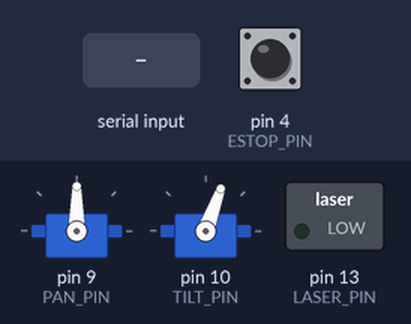
Simulated run of this sketch. Board: Arduino Uno, built with avr-gcc and run on an emulated ATmega328P. Parts: 2 × servo, switched loads named in the sketch (green lamp = pin HIGH). The test bench sets the inputs (shaded band); at power-on: pin 4 (ESTOP_PIN) HIGH. What the sketch prints to the serial monitor is not drawn.

Above: at 1.2 s.
1.3 s: "PAN \n" received over Serial
At 1.9 s:
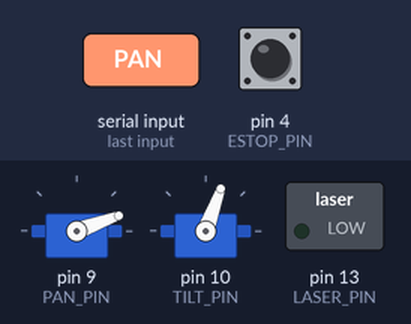
2.8 s: "TILT \n" received over Serial
At 4.0 s:
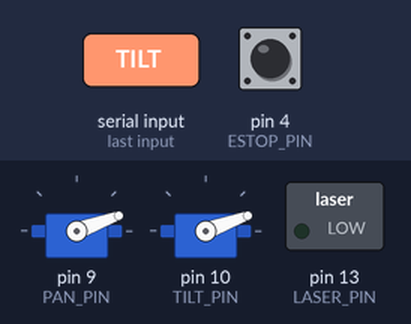
4.3 s: "LASER ON\n" received over Serial
At 4.55 s:
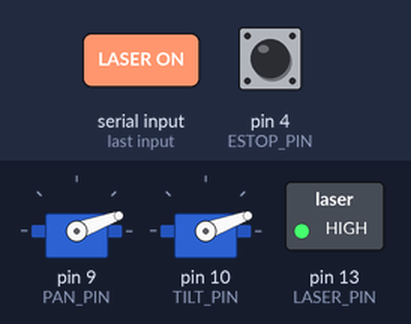
Timing chart, 0 to 7.3 s (numbered marks = the images above; inputs shaded):
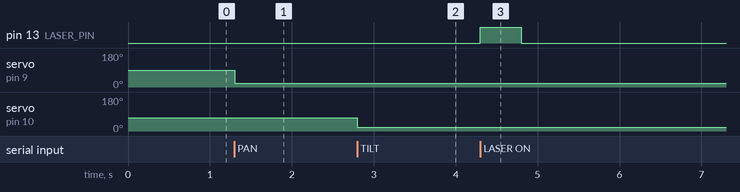

The sketch:

pan_tilt_laser.ino
```cpp
/*
  Pan/tilt laser controller (Arduino Uno / Nano) for the precision-weeding prototype.

  Wiring:
    - Pan servo signal   -> D9
    - Tilt servo signal  -> D10
    - Laser driver input -> D3   (via MOSFET/transistor or laser driver module)
    - E-stop button      -> D4 to GND (normally open, optional; pressed = laser off)
    - Servo power from an external 5-6 V supply, grounds tied to the Arduino GND.

  Serial protocol (115200 baud, one command per line, '\n' terminated):
    PAN <deg>          move pan servo  (clamped to PAN_MIN..PAN_MAX)
    TILT <deg>         move tilt servo (clamped to TILT_MIN..TILT_MAX)
    MOVE <pan> <tilt>  move both servos
    LASER ON           request laser on
    LASER OFF          laser off (also clears a max-on-time lockout)
    INDICATOR ON/OFF   alias for LASER ON/OFF (older host code)
    E_STOP             laser off and latched until RESET
    RESET              clear software E-stop latch
    CENTER             move servos to the center position
    STATUS             print current state
    PING               reply PONG (keeps the watchdog alive)

  Angles are fractional degrees, sent to the servos as microsecond pulses
  (~0.1 deg resolution) so the calibration can aim finer than 1 deg.

  Firmware safety (always dominates host commands):
    - Laser starts OFF on boot.
    - Watchdog: laser OFF if no command arrives for WATCHDOG_MS
      (host crashed, cable unplugged, frozen detection loop).
    - Max on-time: laser OFF after MAX_LASER_ON_MS of continuous firing,
      locked out until the host sends LASER OFF.
    - Laser OFF while the E-stop button is pressed or a software E_STOP is latched.
    - Laser OFF while the servos are still travelling to a new position.
*/

#include <Arduino.h>
#include <Servo.h>

constexpr uint8_t PAN_PIN = 9;
constexpr uint8_t TILT_PIN = 10;
constexpr uint8_t LASER_PIN = 13;
constexpr uint8_t ESTOP_PIN = 4;

constexpr int PAN_MIN = 20;
constexpr int PAN_MAX = 160;
constexpr int TILT_MIN = 20;
constexpr int TILT_MAX = 120;

constexpr int PAN_CENTER = 90;
constexpr int TILT_CENTER = 70;

// Pulse widths for 0 and 180 degrees (Servo library defaults).
// Adjust if your servos do not reach their full range.
constexpr int SERVO_MIN_US = 544;
constexpr int SERVO_MAX_US = 2400;

constexpr unsigned long WATCHDOG_MS = 500;
constexpr unsigned long MAX_LASER_ON_MS = 3000;

// Rough servo travel time per degree; the laser stays off while the servos move.
constexpr unsigned long SETTLE_MS_PER_DEG = 3;
constexpr unsigned long MIN_SETTLE_MS = 40;

// Moves smaller than this are treated as tracking jitter and do not re-trigger settling.
constexpr float MOVE_DEADBAND_DEG = 0.2;

Servo panServo;
Servo tiltServo;

float panDeg = PAN_CENTER;
float tiltDeg = TILT_CENTER;

bool laserRequested = false;
bool laserIsOn = false;
bool estopLatched = false;
bool maxOnLockout = false;

unsigned long lastCommandMs = 0;
unsigned long laserOnSinceMs = 0;
unsigned long servoSettledAtMs = 0;

char lineBuf[48];
uint8_t lineLen = 0;

int degToUs(float deg)
{
  return (int)lround(SERVO_MIN_US + deg * (SERVO_MAX_US - SERVO_MIN_US) / 180.0);
}

void setLaser(bool on)
{
  digitalWrite(LASER_PIN, on ? HIGH : LOW);
  if (on && !laserIsOn)
  {
    laserOnSinceMs = millis();
  }
  laserIsOn = on;
}

bool estopPressed()
{
  return digitalRead(ESTOP_PIN) == LOW;
}

void moveServo(Servo &servo, float &current, float target, int lo, int hi)
{
  target = constrain(target, lo, hi);
  float delta = fabs(target - current);

  if (delta < MOVE_DEADBAND_DEG)
  {
    return;
  }

  current = target;
  servo.writeMicroseconds(degToUs(target));

  unsigned long settle = max(MIN_SETTLE_MS, (unsigned long)(delta * SETTLE_MS_PER_DEG));
  servoSettledAtMs = max(servoSettledAtMs, millis() + settle);
}

void printStatus()
{
  Serial.print(F("PAN="));
  Serial.print(panDeg, 2);
  Serial.print(F(" TILT="));
  Serial.print(tiltDeg, 2);
  Serial.print(F(" LASER="));
  Serial.print(laserIsOn ? 1 : 0);
  Serial.print(F(" REQ="));
  Serial.print(laserRequested ? 1 : 0);
  Serial.print(F(" ESTOP="));
  Serial.print((estopLatched || estopPressed()) ? 1 : 0);
  Serial.print(F(" LOCKOUT="));
  Serial.println(maxOnLockout ? 1 : 0);
}

void handleCommand(char *line)
{
  if (strncmp(line, "PAN ", 4) == 0)
  {
    moveServo(panServo, panDeg, atof(line + 4), PAN_MIN, PAN_MAX);
  }
  else if (strncmp(line, "TILT ", 5) == 0)
  {
    moveServo(tiltServo, tiltDeg, atof(line + 5), TILT_MIN, TILT_MAX);
  }
  else if (strncmp(line, "MOVE ", 5) == 0)
  {
    char *rest = line + 5;
    char *end = nullptr;
    float pan = strtod(rest, &end);
    float tilt = atof(end);
    moveServo(panServo, panDeg, pan, PAN_MIN, PAN_MAX);
    moveServo(tiltServo, tiltDeg, tilt, TILT_MIN, TILT_MAX);
  }
  else if (strcmp(line, "LASER ON") == 0 || strcmp(line, "INDICATOR ON") == 0)
  {
    laserRequested = true;
  }
  else if (strcmp(line, "LASER OFF") == 0 || strcmp(line, "INDICATOR OFF") == 0)
  {
    laserRequested = false;
    maxOnLockout = false;
  }
  else if (strcmp(line, "E_STOP") == 0)
  {
    estopLatched = true;
    laserRequested = false;
  }
  else if (strcmp(line, "RESET") == 0)
  {
    estopLatched = false;
    maxOnLockout = false;
    laserRequested = false;
  }
  else if (strcmp(line, "CENTER") == 0)
  {
    moveServo(panServo, panDeg, PAN_CENTER, PAN_MIN, PAN_MAX);
    moveServo(tiltServo, tiltDeg, TILT_CENTER, TILT_MIN, TILT_MAX);
  }
  else if (strcmp(line, "STATUS") == 0)
  {
    printStatus();
  }
  else if (strcmp(line, "PING") == 0)
  {
    Serial.println(F("PONG"));
  }
  else
  {
    Serial.print(F("ERR "));
    Serial.println(line);
  }
}

void readSerial()
{
  while (Serial.available())
  {
    char c = (char)Serial.read();

    if (c == '\r')
    {
      continue;
    }

    if (c == '\n')
    {
      lineBuf[lineLen] = '\0';
      if (lineLen > 0)
      {
        lastCommandMs = millis();
        handleCommand(lineBuf);
      }
      lineLen = 0;
    }
    else if (lineLen < sizeof(lineBuf) - 1)
    {
      lineBuf[lineLen++] = c;
    }
    else
    {
      // Overlong line: drop it.
      lineLen = 0;
    }
  }
}

void setup()
{
  // Laser pin goes LOW before anything else.
  pinMode(LASER_PIN, OUTPUT);
  digitalWrite(LASER_PIN, LOW);

  pinMode(ESTOP_PIN, INPUT_PULLUP);

  Serial.begin(115200);

  panServo.attach(PAN_PIN, SERVO_MIN_US, SERVO_MAX_US);
  tiltServo.attach(TILT_PIN, SERVO_MIN_US, SERVO_MAX_US);
  panServo.writeMicroseconds(degToUs(PAN_CENTER));
  tiltServo.writeMicroseconds(degToUs(TILT_CENTER));

  servoSettledAtMs = millis() + 500;
  lastCommandMs = millis();

  Serial.println(F("READY pan_tilt_laser"));
}

void loop()
{
  readSerial();

  unsigned long now = millis();

  if (estopPressed())
  {
    laserRequested = false;
  }

  if (now - lastCommandMs > WATCHDOG_MS)
  {
    laserRequested = false;
  }

  if (laserIsOn && now - laserOnSinceMs > MAX_LASER_ON_MS)
  {
    maxOnLockout = true;
  }

  bool servosSettled = (long)(now - servoSettledAtMs) >= 0;

  bool fire = laserRequested && servosSettled && !estopLatched && !estopPressed() && !maxOnLockout;

  setLaser(fire);
}
```

Measured:
- after the input at 1.3 s, servo on pin 9 (PAN_PIN): 90° → 20° at once
- after the input at 2.8 s, servo on pin 10 (TILT_PIN): 70° → 20° at once
- after the input at 4.3 s, pin 13 (LASER_PIN): LOW → HIGH at once, → LOW 0.50 s later
